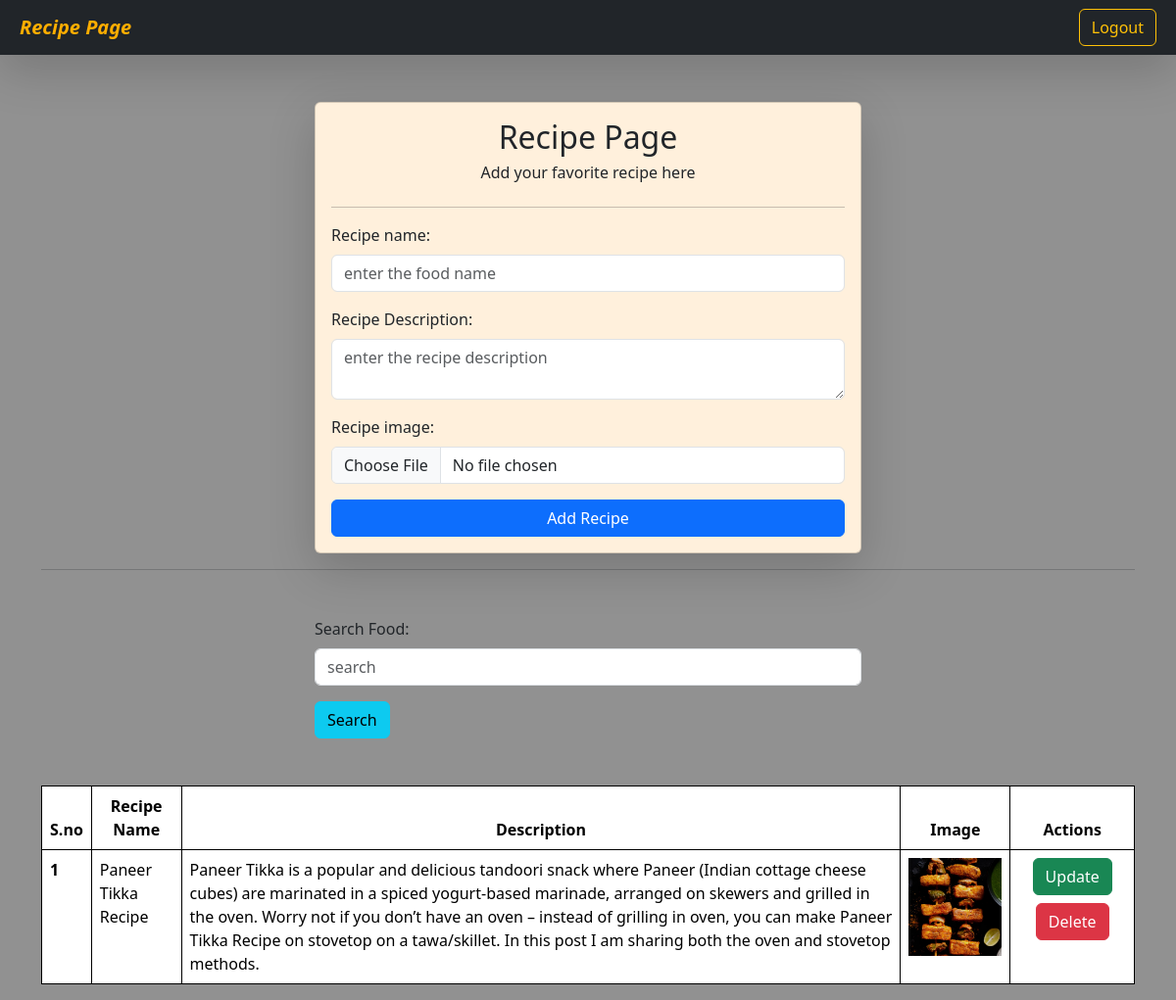
Page /receipe/ (signed in) on the committed database.
### vege/models.py (models this page shows, shortened)
class receipes(models.Model):
    user= models.ForeignKey(User , on_delete=models.CASCADE , null=True , blank=True  )
    receipi_name= models.CharField(max_length=100)
    slug = models.SlugField(unique=True)
    receipi_description = models.TextField()
    receipi_image= models.ImageField(upload_to="receipe")
    recipi_view_count = models.IntegerField(default=1)
    is_deleted = models.BooleanField(default = False)

### vege/views.py (the view, shortened to what this page needs)
# urls.py: path('receipe/', receipe , name="receipe"),
@login_required(login_url="/login/")
def receipe(request):  # sourcery skip: extract-method
    queryset=receipes.objects.all()
    if request.GET.get('search'):
        queryset = queryset.filter(receipi_name__icontains = request.GET.get('search'))
    context = {'receipe': queryset}
    return render(request,'receipe.html', context)

### vege/templates/receipe.html (shortened to what this page needs)
{% extends "base.html" %}
{% block start %}
<nav class="navbar p-2 bg-dark shadow-lg " >
  <div class="container-fluid">
    <a class="navbar-brand fst-italic fw-bold " style="color: rgb(255, 174, 0);">Recipe Page </a>
    <form class="d-flex" role="search">
      <a  href="/logout" class="btn btn-outline-warning" type="submit">
          Logout
      </a>
    </form>
  </div>
</nav>
<div class="container mt-5 " >
    <form class="col-6 mx-auto card p-3 shadow-lg" method="post" enctype="multipart/form-data" style="background-color: #fff0dc";>
        <center>
            <h2>Recipe Page</h2>
            <h6>Add your favorite recipe here</h6>
        </center>
        <hr>
        <div class="mb-3">
          <label for="exampleInputEmail1" class="form-label">Recipe name:</label>
          <input name="receipi_name" required type="text" class="form-control" placeholder="enter the food name">
        </div>
        <div class="mb-3">
          <label for="exampleInputPassword1" class="form-label">Recipe Description: </label>
          <textarea class="form-control" name = "receipi_description" required placeholder="enter the recipe description"></textarea>
        </div>
        <div class="mb-3">
            <label for="exampleInputPassword1" class="form-label">Recipe image: </label>
            <input name="receipi_image" type="file" class="form-control"></input>
          </div>
        <button type="submit" class="btn btn-primary">Add Recipe</button>
      </form>
      <hr>
      <div class="mt-5">
        <div class="mx-auto col-6">
          <form action="">
          <div class="mb-3">
            <label for="exampleInputEmail1" class="form-label">Search Food:</label>
            <input name="search" type="text" class="form-control" placeholder="search">
          </div>
          <button type="submit" class="btn btn-info" >Search</button>
        </form>
        </div>
      </div>
    <table class="table mt-5" >
      <thead class="text-center">
        <tr>
          <th scope="col">S.no</th>
          <th scope="col">Recipe Name</th>
          <th scope="col">Description</th>
          <th scope="col">Image</th>
          <th scope="col">Actions</th>
        </tr>
      </thead>
      <tbody>
        {% for recipe in receipe%}
        <tr>
          <th scope="row">{{forloop.counter}}</th>
          <td>{{recipe.receipi_name}}</td>
          <td>{{recipe.receipi_description}}</td>
          <td> <img src="/media/{{recipe.receipi_image}}" style=" height : 100px "></td>
          <td>
            <center>
                <a href="/update-receipe/{{recipe.slug}}/" class="btn btn-success flex-fill">Update</a>
                <a href="/delete-receipe/{{recipe.id}}/" class="btn btn-danger m-2 flex-fill">Delete</a>
            </center>
        </td>
        </tr>
        {% endfor %}
      </tbody>
    </table>
</div>
{% endblock %}

### home/templates/base.html (style rules this page uses)
table, th, td { border: 1px solid black; }

### rows in the picture
receipes: receipi_name "Paneer Tikka Recipe", receipi_description "Paneer Tikka is a popular and delicious tandoori snack where Paneer (Indian cottage cheese cubes) are marinated in a spiced yogurt-based marinade, arranged on skewers and grilled in the oven. Worry not if you don’t have an oven – instead of grilling in oven, you can make Paneer Tikka Recipe on stovetop on a tawa/skillet. In this post I am sharing both the oven and stovetop methods.", receipi_image (picture)
